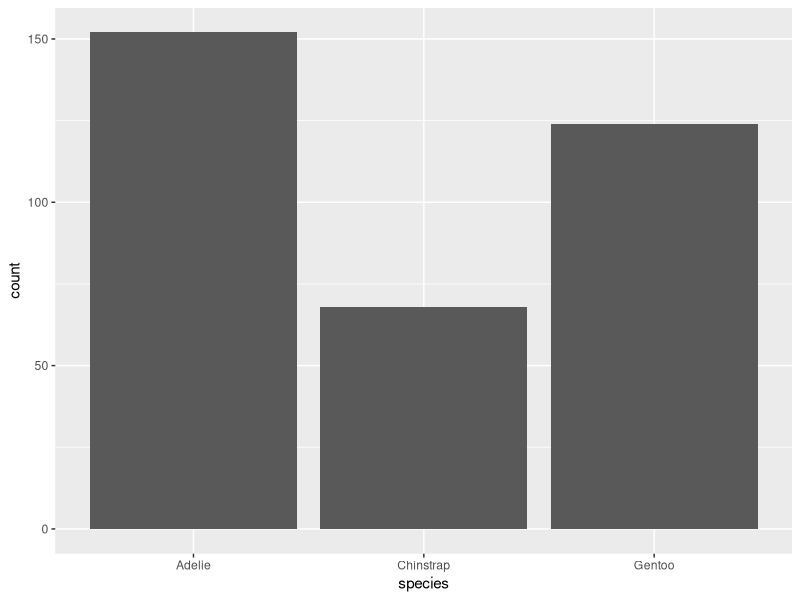
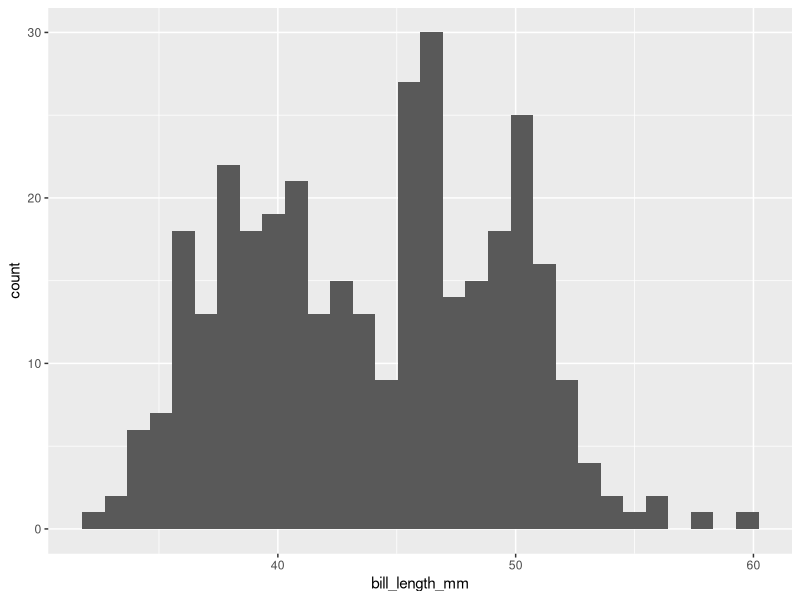
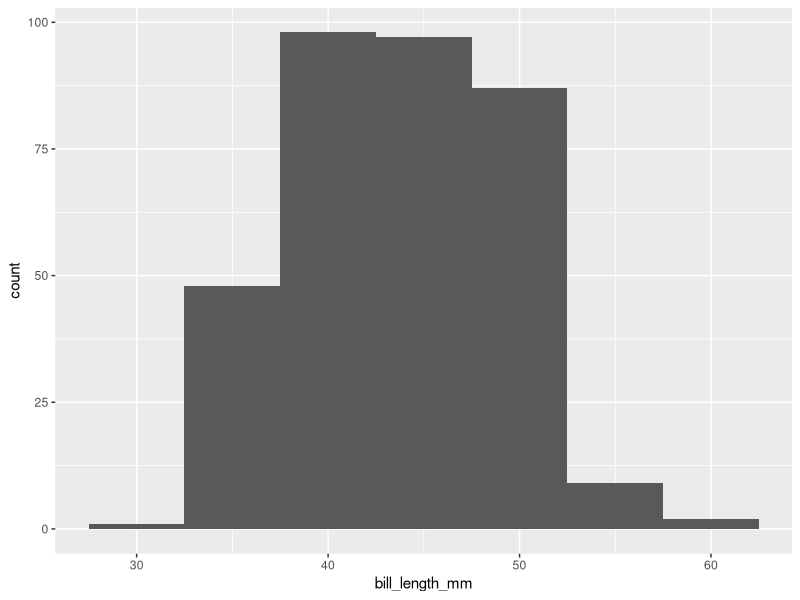
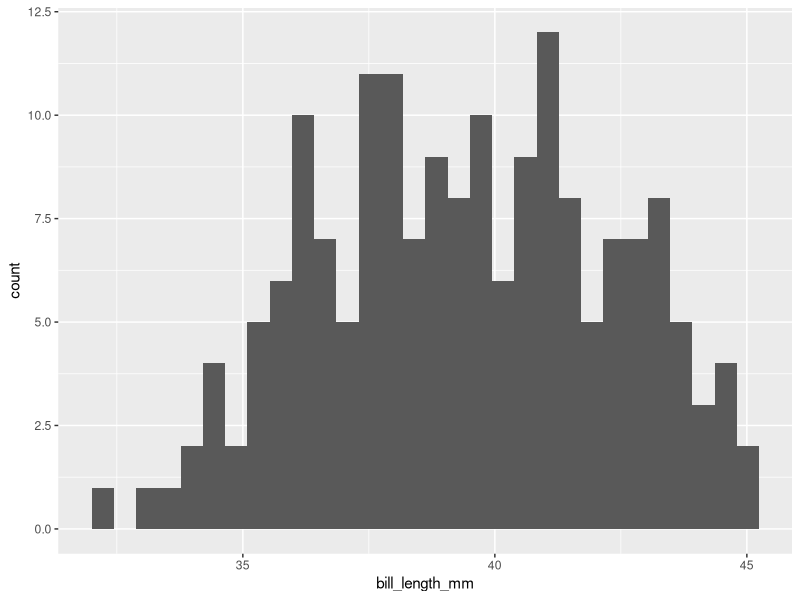
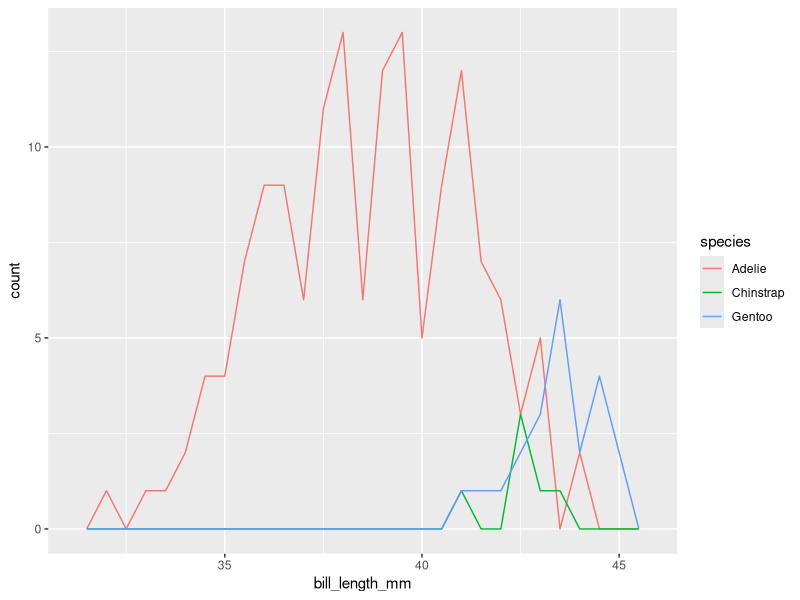
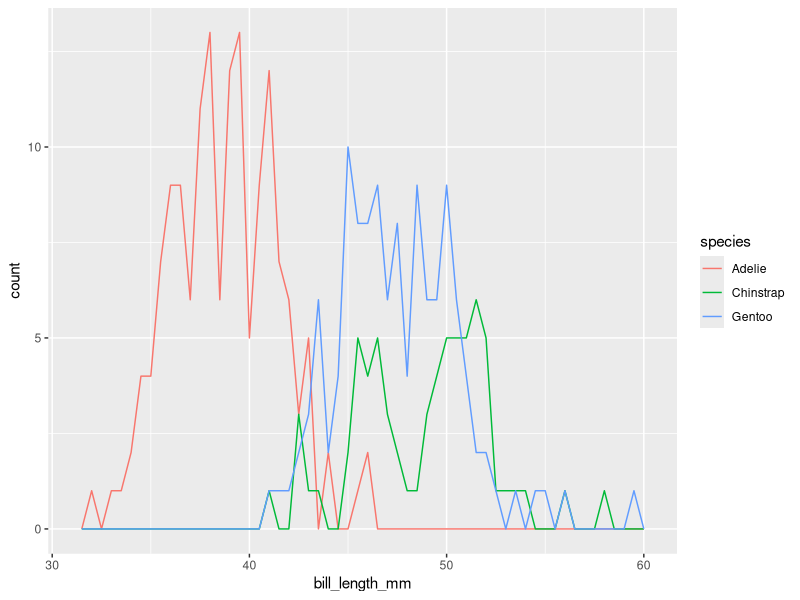
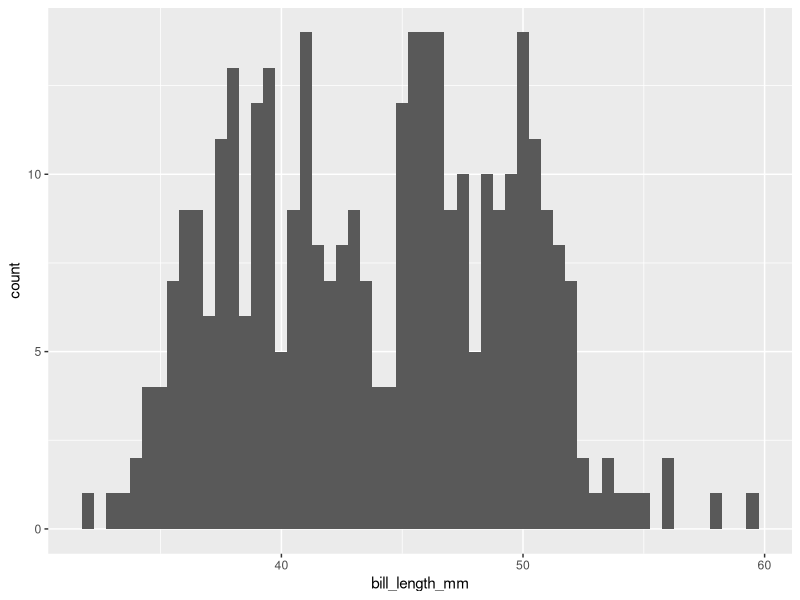
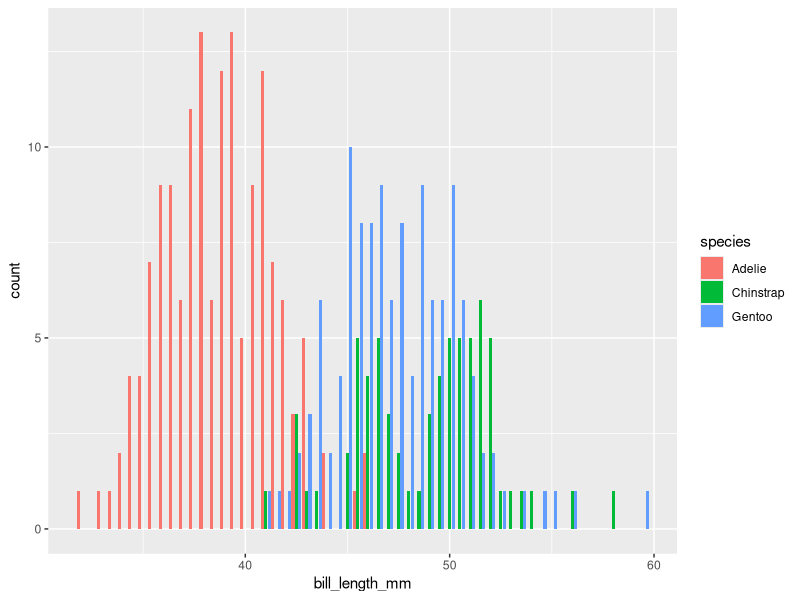

Write R code to recreate these figures, in order.
###########################################################################
#Club de Lectura:
#R para Ciencia de Datos (Wickham y Grolemund)
#R-Ladies Barranquilla, Galapagos, Guayaquil y Milagro
#
#Sesion 10: Capitulo 7 (Analisis exploratorio de datos - EDA en ingles)
#Script por: Denisse Fierro Arcos (R-Ladies Galapagos)
###########################################################################


# Llamando bibliotecas ----------------------------------------------------
library(tidyverse)
library(palmerpenguins)


# Cargando datos ----------------------------------------------------------
ping <- penguins
#Veamos nuestros datos
glimpse(ping)

#Pensemos en que preguntas podremos responder con nuestros datos


# Visualizacion de datos --------------------------------------------------

#Variables categoricas - Conteo de pinguinos por especie
ping %>% 
  ggplot(aes(x = species))+
  geom_bar()

#Si quisieramos ver estos valores en una tabla
ping %>% 
  count(species)

#Variable continua - largo del pico
ping %>% 
  ggplot(aes(x = bill_length_mm))+
  geom_histogram()

#Podemos variar el grosor de las barras del histograma
ping %>% 
  ggplot(aes(x = bill_length_mm))+
  geom_histogram(binwidth = 5)

#Podemos crear una tabla con los valores utilizados en
#el histograma
ping %>% 
  count(cut_width(bill_length_mm, width = 5))

#Viendo la distribucion de datos podemos definir grupos
#Usando el largo del pico podemos decir que los pinguinos
#con un pico de <45mm tienen pico pequenio y si es >=45mm
#tienen picos grandes
pico_peq <- ping %>% 
  filter(bill_length_mm <45)

#Veamos el resultado
glimpse(pico_peq)

#Visualicemos los datos
pico_peq %>% 
  ggplot(aes(x = bill_length_mm))+
  geom_histogram()
#De esta manera vemos mas detalles por grupo


#Siguiendo el ejemplo de los picos, si quisieramos comparar
#especies en una misma grafica, podemos hacerlo con otra
#geometria
pico_peq %>% 
  ggplot(aes(x = bill_length_mm, color = species))+
  geom_freqpoly(binwidth = 0.5)

#Podemos aplicar lo mismo a todos los datos
ping %>% 
  ggplot(aes(x = bill_length_mm, color = species))+
  geom_freqpoly(binwidth = 0.5)
#De esta manera vemos que lo mas apropriado es agrupar
#los datos del pico por especie en vez de crear una
#nueva categoria

#Con esta informacion adicional, se te ocurren otras preguntas?


# Variabilidad de los datos -----------------------------------------------
#Veamos nuevamente los histogramas con la informacion de picos
ping %>% 
  ggplot(aes(x = bill_length_mm))+
  geom_histogram(binwidth = 0.5)

#Que observamos aqui? Que patrones vemos? Que valores son mas comunes?
#Que preguntas adicionales surgen?

#Si incluimos mas informacion en nuestro grafico, cambian los patrones?
#Cambian nuestras conclusiones?
ping %>% 
  ggplot(aes(x = bill_length_mm, fill = species))+
  geom_histogram(binwidth = 0.5, position = "dodge2")

#Estos datos no contienen valores atipicos, pero incluyo un ejemplo
#Veamos datos de starwars que son parte del tidyverse
starwars %>% 
  ggplot(aes(x = mass))+
  geom_histogram()

#Podemos ampliar hacer zoom en el area donde se encuentra el valor
#atipico
starwars %>% 
  ggplot(aes(x = mass))+
  geom_histogram()+
  coord_cartesian(ylim = c(0, 5))

#Podemos crear una tabla con los valores
starwars %>% 
  count(cut_width(mass, 25))
#Que hacemos con los valores aberrantes?
#Depende: es posible un valor asi? es posible que sea un error?
#existen mas medidas para esa observacion?

#Volvamos a los pinguinos
#Veamos nuevamente los histogramas con la informacion de picos
ping %>% 
  ggplot(aes(x = bill_length_mm))+
  geom_histogram(binwidth = 0.5)
#Noten la advertencia que R nos da al crear el histograma
#Por que ocurre esto?

#Se debe a los valores NA
ping %>% 
  filter(is.na(bill_length_mm))
#Tenemos dos en nuestros datos

#Podemos borrar estas observaciones, o
#podemos simplmente excluirlas de nuestros datos
ping %>% 
  ggplot(aes(x = bill_length_mm))+
  geom_histogram(binwidth = 0.5, na.rm = T)

#Esto es equivalente a
ping %>% 
  drop_na(bill_length_mm) %>% 
  ggplot(aes(x = bill_length_mm))+
  geom_histogram(binwidth = 0.5)


# Covariacion -------------------------------------------------------------
#Existen variables que varian simultaneamente
#Vimos un ejemplo antes
ping %>% 
  ggplot(aes(x = bill_length_mm, fill = species))+
  geom_histogram(binwidth = 0.5, na.rm = T, position = "dodge")
#Los pinguinos Adelie tienen picos mas pequenios que los gentoo y chinstrap

#por que ocurre esto? tiene relacion al tamanio del animal?
#Exploremos los datos del peso
ping %>% 
  ggplot(aes(x = body_mass_g, fill = species))+
  geom_histogram(na.rm = T, position = "dodge")
#Que patrones vemos aqui?

#Otra forma de ver la distribucion de datos es el grafico de cajas
ping %>% 
  ggplot(aes(y = body_mass_g, x = species))+
  geom_boxplot(na.rm = T)

#Podemos reordenar las cajas para que la especie con el promedio de masa
#mas alto aparezca primero
ping %>% 
  ggplot(aes(y = body_mass_g, 
             x = fct_reorder(species, body_mass_g, .fun = median, 
                             na.rm = T, .desc = T)))+
  geom_boxplot(na.rm = T)


#Comparando dos variables categoricas
#Sexo por especies
ping %>% 
  ggplot(aes(x = species, y = sex))+
  geom_count()

#Especie por isla
ping %>% 
  count(species, island) %>% 
  ggplot(aes(x = species, y = island))+
  geom_tile(aes(fill = n))


#Comparando dos variables continuas
#Que pasa si comparamos el peso con el largo del pico?
ping %>% 
  ggplot(aes(x = body_mass_g, y = bill_length_mm))+
  geom_point()
#Al parecer los pinguinos mas pequenios tienen picos mas pequenios

#Podemos mostrar los mismos datos de otra manera
#Creamos pequenio cuadros en nuesrto grafico y el color variara
#de acuerdo a la cantidad de observaciones en cada cuadro
ping %>% 
  ggplot(aes(x = body_mass_g, y = bill_length_mm))+
  geom_bin2d()
#De esta manera podemos ver que combinaciones de peso y largo de
#pico son mas comunes

#Podemos crear graficos de cajas si transformamos una variable
#continua en categorica
#Podemos crear grupos de acuerdo al peso, por ejemplo
ping %>% 
  ggplot(aes(x = body_mass_g, y = bill_length_mm))+
  #Definimos los grupos por la masa, cada 500 g
  geom_boxplot(aes(group = cut_width(body_mass_g, 500)))

#Si queremos tener una idea de la cantidad de datos incluidos en
#cada grupo podemos usar el parametro varwidth = TRUE en geom_boxplot
ping %>% 
  ggplot(aes(x = body_mass_g, y = bill_length_mm))+
  #Definimos los grupos por la masa, cada 500 g
  geom_boxplot(aes(group = cut_width(body_mass_g, 500)), 
               varwidth = T)


# Identificando patrones --------------------------------------------------
#Veamos la relacion entre masa y pico
ping %>% 
  ggplot(aes(x = body_mass_g, y = bill_length_mm))+
  geom_point(na.rm = T)
#Que podemos decir? Que correlaciones pueden existir?

#Como sabemos que existe un correlacion significativa?
#Usemos una regresion linear simple
modelo <- lm(bill_length_mm ~ body_mass_g, data = ping)
summary(modelo)
plot(modelo)


#Agreguemos informacion sobre especies
ping %>% 
  ggplot(aes(x = body_mass_g, y = bill_length_mm))+
  geom_point(aes(col = species), na.rm = T)
#Que patrones podemos observar? Esta el peso relacionado al tamanio 
#del pico?

#Verifiquemos si nuestro nuevo modelo es mejor
modelo2 <- lm(bill_length_mm ~ body_mass_g+species, data = ping)
summary(modelo2)
plot(modelo2)


